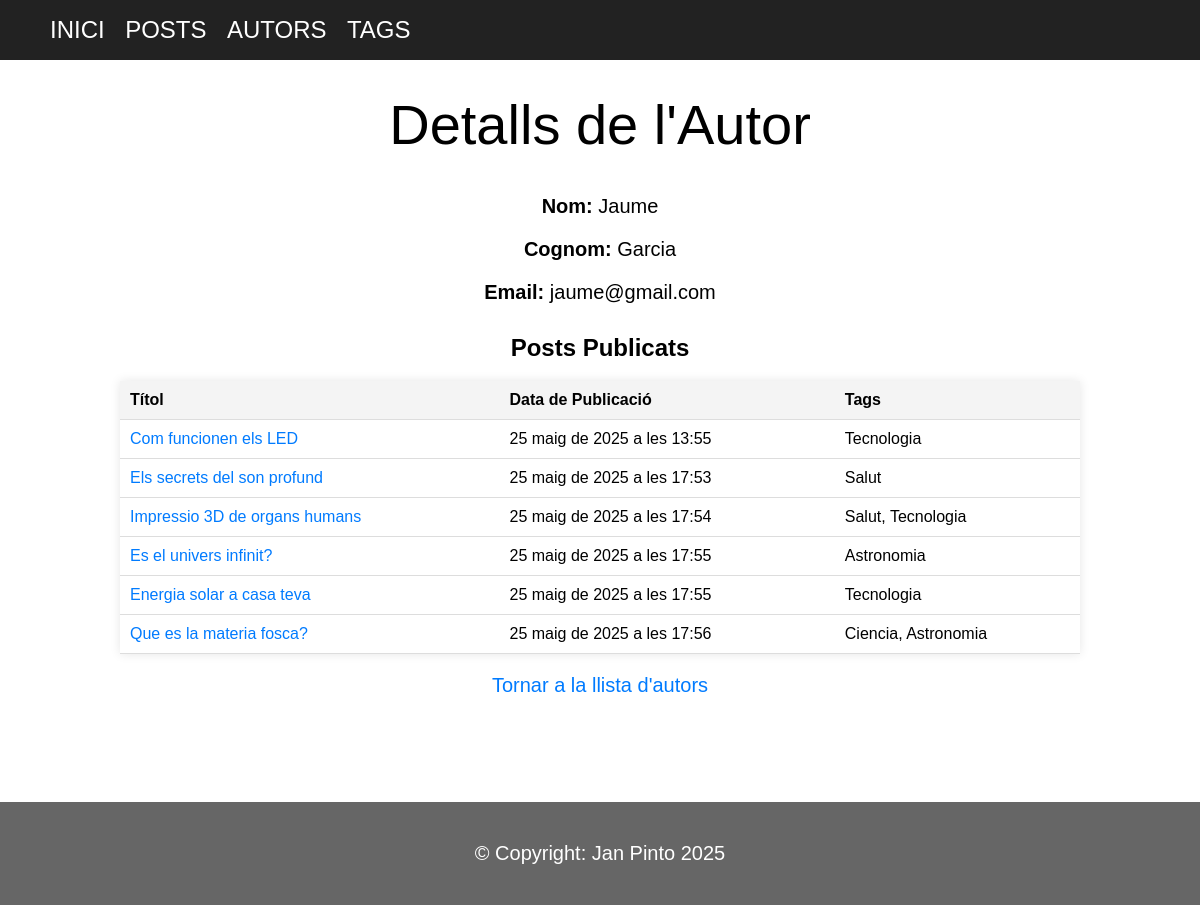
The app's page /autors/1/ with its own data.
### blog/models.py (models this page shows, shortened)
class Autor(models.Model):
    nom = models.CharField(max_length=100)
    cognom = models.CharField(max_length=100)
    email = models.EmailField(unique=True)

class Post(models.Model):
    title = models.CharField(max_length=200)
    slug = models.SlugField(max_length=200, unique=True, blank=True)
    content = models.TextField()
    date = models.DateTimeField(auto_now_add=True)
    autor = models.ForeignKey(Autor, on_delete=models.CASCADE, related_name='posts')
    tags = models.ManyToManyField(Tag, related_name='posts', blank=True)

class Tag(models.Model):
    nom = models.CharField(max_length=50, unique=True)
    slug = models.SlugField(max_length=50, unique=True, blank=True)

### blog/views.py (the view)
# urls.py: path('autors/<int:autor_id>/', views.autor_detail, name='autor_detail'),
def autor_detail(request, autor_id):
    try:
        autor = Autor.objects.prefetch_related('posts').get(id=autor_id)
    except Autor.DoesNotExist:
        return HttpResponse("Autor no trobat", status=404)
    return render(request, 'blog/autor_detail.html', {'autor': autor})

### blog/templates/blog/autor_detail.html (shortened to what this page needs)
{% extends 'blog/base.html' %}
{% block content %}
<div class="text-center">
    <h1 class="titol">Detalls de l'Autor</h1>
    <div class="autor-info">
        <p><strong>Nom:</strong> {{ autor.nom }}</p>
        <p><strong>Cognom:</strong> {{ autor.cognom }}</p>
        <p><strong>Email:</strong> {{ autor.email }}</p>
    </div>
    <h2>Posts Publicats</h2>
    <table>
        <thead>
            <tr>
                <th>Títol</th>
                <th>Data de Publicació</th>
                <th>Tags</th>
            </tr>
        </thead>
        <tbody>
            {% for post in autor.posts.all %}
                <tr>
                    <td><a href="{% url 'posts-detail-page' post.slug %}">{{ post.title }}</a></td>
                    <td>{{ post.date }}</td>
                    <td>
                        {% for tag in post.tags.all %}
                            {{ tag.nom }}{% if not forloop.last %}, {% endif %}
                        {% empty %}
                            Sense tags
                        {% endfor %}
                    </td>
                </tr>
            {% empty %}
                <tr>
                    <td colspan="3">Aquest autor no ha publicat cap post.</td>
                </tr>
            {% endfor %}
        </tbody>
    </table>
    <p><a href="{% url 'autor_list' %}">Tornar a la llista d'autors</a></p>
</div>
{% endblock %}

### blog/static/blog/css/style.css (style rules this page uses)
body { font-family: Arial, sans-serif; margin: 0; padding: 0; }
p { font-size: 20px; }
table { width: 80%; margin: 0 auto; border-collapse: collapse; background-color: white; box-shadow: 0 0 10px rgba(0, 0, 0, 0.1); }
th, td { padding: 10px; text-align: left; border-bottom: 1px solid #ddd; }
th { background-color: #f4f4f4; font-weight: bold; }
a { color: #007bff; text-decoration: none; }
.text-center { text-align: center; }
.titol { font-size: 3.5rem; font-weight: 500; margin-top: 2rem; }
.autor-info { margin-bottom: 30px; }

### records on screen
Autor: nom "Jaume", cognom "Garcia", email "jaume@gmail.com"
Post: title "Com funcionen els LED", date "25 maig de 2025 a les 13:55"
Tag: nom "Tecnologia"
Post: title "Els secrets del son profund", date "25 maig de 2025 a les 17:53"
Tag: nom "Salut"
Post: title "Impressio 3D de organs humans", date "25 maig de 2025 a les 17:54"
Post: title "Es el univers infinit?", date "25 maig de 2025 a les 17:55"
Tag: nom "Astronomia"
Post: title "Energia solar a casa teva", date "25 maig de 2025 a les 17:55"
Post: title "Que es la materia fosca?", date "25 maig de 2025 a les 17:56"
Tag: nom "Ciencia"
